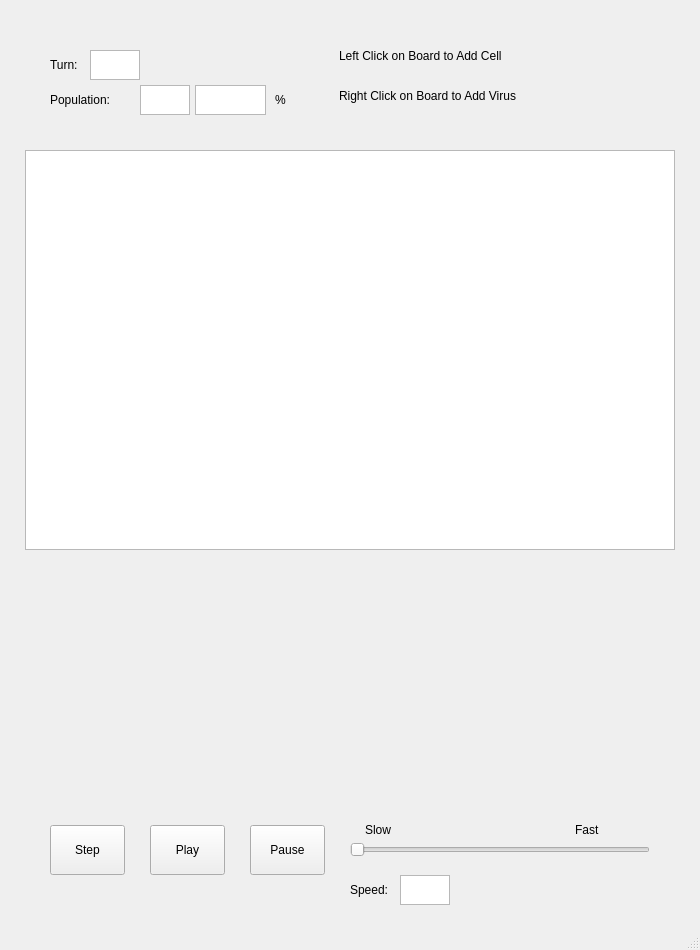
<?xml version="1.0" encoding="UTF-8"?>
<ui version="4.0">
 <class>MainWindow</class>
 <widget class="QMainWindow" name="MainWindow">
  <property name="geometry">
   <rect>
    <x>0</x>
    <y>0</y>
    <width>700</width>
    <height>950</height>
   </rect>
  </property>
  <property name="windowTitle">
   <string>MainWindow</string>
  </property>
  <widget class="QWidget" name="centralwidget">
   <widget class="QGraphicsView" name="view">
    <property name="geometry">
     <rect>
      <x>25</x>
      <y>150</y>
      <width>650</width>
      <height>400</height>
     </rect>
    </property>
   </widget>
   <widget class="QWidget" name="Footer" native="true">
    <property name="geometry">
     <rect>
      <x>25</x>
      <y>775</y>
      <width>650</width>
      <height>150</height>
     </rect>
    </property>
    <widget class="QPushButton" name="step_button">
     <property name="geometry">
      <rect>
       <x>25</x>
       <y>50</y>
       <width>75</width>
       <height>50</height>
      </rect>
     </property>
     <property name="text">
      <string>Step</string>
     </property>
    </widget>
    <widget class="QPushButton" name="play_button">
     <property name="geometry">
      <rect>
       <x>125</x>
       <y>50</y>
       <width>75</width>
       <height>50</height>
      </rect>
     </property>
     <property name="text">
      <string>Play</string>
     </property>
    </widget>
    <widget class="QPushButton" name="pause_button">
     <property name="geometry">
      <rect>
       <x>225</x>
       <y>50</y>
       <width>75</width>
       <height>50</height>
      </rect>
     </property>
     <property name="text">
      <string>Pause</string>
     </property>
    </widget>
    <widget class="QSlider" name="slide">
     <property name="geometry">
      <rect>
       <x>325</x>
       <y>60</y>
       <width>300</width>
       <height>30</height>
      </rect>
     </property>
     <property name="orientation">
      <enum>Qt::Horizontal</enum>
     </property>
    </widget>
    <widget class="QLabel" name="speed_label">
     <property name="geometry">
      <rect>
       <x>325</x>
       <y>105</y>
       <width>50</width>
       <height>20</height>
      </rect>
     </property>
     <property name="text">
      <string>Speed:</string>
     </property>
    </widget>
    <widget class="QTextBrowser" name="speed_box">
     <property name="geometry">
      <rect>
       <x>375</x>
       <y>100</y>
       <width>50</width>
       <height>30</height>
      </rect>
     </property>
    </widget>
    <widget class="QLabel" name="slow_label">
     <property name="geometry">
      <rect>
       <x>340</x>
       <y>45</y>
       <width>40</width>
       <height>20</height>
      </rect>
     </property>
     <property name="text">
      <string>Slow</string>
     </property>
    </widget>
    <widget class="QLabel" name="fast_label">
     <property name="geometry">
      <rect>
       <x>550</x>
       <y>45</y>
       <width>40</width>
       <height>20</height>
      </rect>
     </property>
     <property name="text">
      <string>Fast</string>
     </property>
    </widget>
   </widget>
   <widget class="QWidget" name="Header" native="true">
    <property name="geometry">
     <rect>
      <x>25</x>
      <y>25</y>
      <width>650</width>
      <height>100</height>
     </rect>
    </property>
    <widget class="QTextBrowser" name="pop_int_box">
     <property name="geometry">
      <rect>
       <x>115</x>
       <y>60</y>
       <width>50</width>
       <height>30</height>
      </rect>
     </property>
    </widget>
    <widget class="QTextBrowser" name="turn_box">
     <property name="geometry">
      <rect>
       <x>65</x>
       <y>25</y>
       <width>50</width>
       <height>30</height>
      </rect>
     </property>
    </widget>
    <widget class="QLabel" name="turn_label">
     <property name="geometry">
      <rect>
       <x>25</x>
       <y>30</y>
       <width>40</width>
       <height>20</height>
      </rect>
     </property>
     <property name="text">
      <string>Turn:</string>
     </property>
    </widget>
    <widget class="QLabel" name="pop_label">
     <property name="geometry">
      <rect>
       <x>25</x>
       <y>65</y>
       <width>90</width>
       <height>20</height>
      </rect>
     </property>
     <property name="text">
      <string>Population:</string>
     </property>
    </widget>
    <widget class="QTextBrowser" name="pop_per_box">
     <property name="geometry">
      <rect>
       <x>170</x>
       <y>60</y>
       <width>71</width>
       <height>30</height>
      </rect>
     </property>
    </widget>
    <widget class="QLabel" name="percent_label">
     <property name="geometry">
      <rect>
       <x>250</x>
       <y>65</y>
       <width>20</width>
       <height>20</height>
      </rect>
     </property>
     <property name="text">
      <string>%</string>
     </property>
    </widget>
    <widget class="QWidget" name="select_widget" native="true">
     <property name="geometry">
      <rect>
       <x>300</x>
       <y>0</y>
       <width>275</width>
       <height>100</height>
      </rect>
     </property>
     <widget class="QLabel" name="input_label">
      <property name="geometry">
       <rect>
        <x>14</x>
        <y>10</y>
        <width>221</width>
        <height>41</height>
       </rect>
      </property>
      <property name="text">
       <string>Left Click on Board to Add Cell</string>
      </property>
     </widget>
     <widget class="QLabel" name="input_label_2">
      <property name="geometry">
       <rect>
        <x>14</x>
        <y>50</y>
        <width>231</width>
        <height>41</height>
       </rect>
      </property>
      <property name="text">
       <string>Right Click on Board to Add Virus</string>
      </property>
     </widget>
    </widget>
   </widget>
  </widget>
  <widget class="QStatusBar" name="statusbar"/>
 </widget>
 <resources/>
 <connections/>
</ui>
